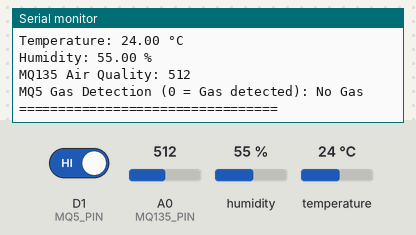
A sketch run on a simulated ESP8266 (NodeMCU). On the bench: the last lines printed to the serial monitor. The test bench sets the inputs (shaded band); at power-on: D1 (MQ5_PIN) HIGH, humidity 55 %, A0 (MQ135_PIN) = 512, temperature 24 °C.

Above: at 2.8 s.
2.9 s: D1 (MQ5_PIN) driven LOW
7.6 s: humidity set to 22 %
At 8.5 s:
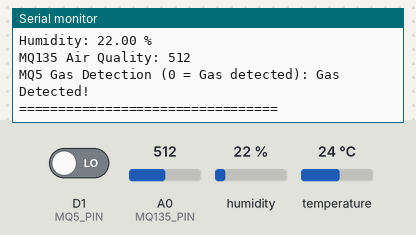
10.3 s: A0 (MQ135_PIN) set to 716
At 12.8 s:
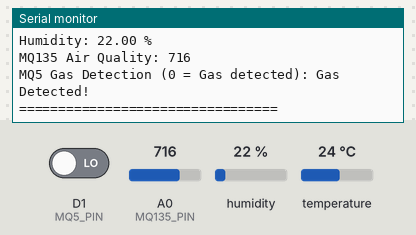
13.0 s: temperature set to 12 °C
15.7 s: A0 (MQ135_PIN) set to 900
At 17.2 s:
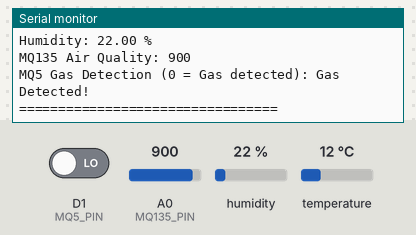
18.4 s: humidity set to 40 %
Timing chart, 0 to 21.4 s (numbered marks = the images above; inputs shaded):
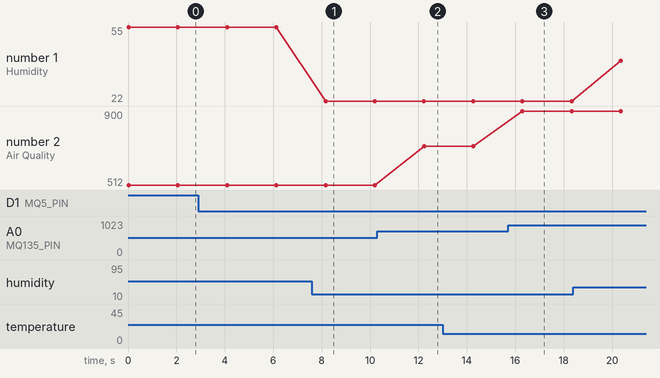

The sketch:

MQ135_MQ5_DHT11.ino
```cpp
#include <ESP8266WiFi.h>
#include <DHT.h>

// Define sensor pins
#define DHTPIN D2  // DHT11 data pin connected to D2
#define DHTTYPE DHT11
#define MQ135_PIN A0  // MQ135 analog output connected to A0
#define MQ5_PIN D1     // MQ5 analog output connected to D1

// Initialize the DHT11 sensor
DHT dht(DHTPIN, DHTTYPE);

void setup() {
    Serial.begin(115200);
    dht.begin();
    pinMode(MQ5_PIN, INPUT);
    Serial.println("DHT11, MQ135 & MQ5 Sensor Monitoring");
}

void loop() {
    // Read DHT11 temperature and humidity
    float temperature = dht.readTemperature();
    float humidity = dht.readHumidity();

    // Read MQ135 and MQ5 sensor values
    int mq135_value = analogRead(MQ135_PIN);
    int mq5_value = digitalRead(MQ5_PIN);

    // Print values to Serial Monitor
    Serial.println("=================================");
    Serial.print("Temperature: ");
    Serial.print(temperature);
    Serial.println(" °C");

    Serial.print("Humidity: ");
    Serial.print(humidity);
    Serial.println(" %");

    Serial.print("MQ135 Air Quality: ");
    Serial.println(mq135_value);

    Serial.print("MQ5 Gas Detection (0 = Gas detected): ");
    Serial.println(mq5_value == 0 ? "Gas Detected!" : "No Gas");

    Serial.println("=================================\n");

    delay(2000);  // Delay for stability
}
```

Measured:
- after the input at 7.6 s, the serial monitor: prints a new line after 0.56 s (image 1)
- after the input at 10.3 s, the serial monitor: prints a new line after 1.9 s (image 2)
- after the input at 15.7 s, the serial monitor: prints a new line after 0.60 s (image 3)
- plotted number 1: 55 → 22 after the input at 7.6 s, 22 → 40 after the input at 18.4 s
- plotted number 2: 512 → 716 after the input at 10.3 s, 716 → 900 after the input at 15.7 s
